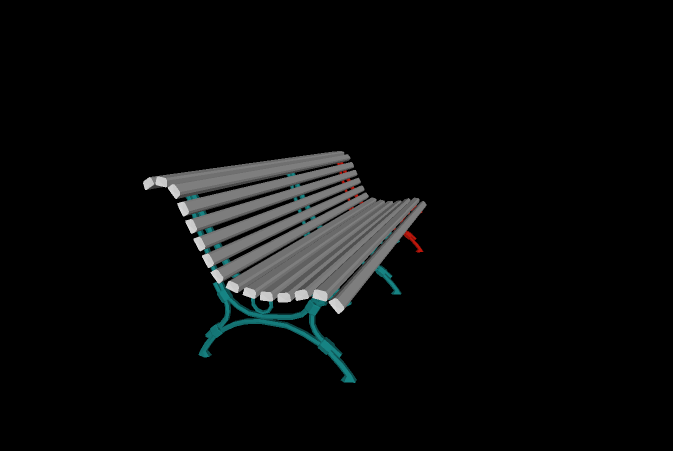
%> input picture Focus plane generation/Bench00.png, 1345 x 901 px (shown at 1/2 size)
$ octave ColorDC_edit2.m   (GNU Octave 9; MATLAB toolbox functions it lacks are replaced by stand-ins)
%> lines starting %> are read from the running program, lines starting %| are printed output that depends on the picture
### Focus plane generation/GenerateImgSeq.m
function Image_sequence=GenerateImgSeq(varargin)

[RGBImg,DepthImg,NumofBP,colorbit,Isize]=parseInputs(varargin{:});


[RGBImg_re,DepthImg_re]=ResizeImg(RGBImg,DepthImg,Isize);

RGB_BR=Color2Binary(RGBImg_re,colorbit);
DepthImg_norm=DepthMapNormlization(DepthImg_re);
NumofCP=NumofBP-colorbit+1;

DepthList=GenDepthList(NumofBP,NumofCP,colorbit);
Image_sequence=GenImgSeq(DepthImg_norm,DepthList,NumofBP,NumofCP,colorbit,RGB_BR,Isize);

%--------------------------------------------------------------------------
function [RGBImg,DepthImg,NumofBP,colorbit,Isize]=parseInputs(varargin)
parser = inputParser;
parser.addRequired('RGBImg',@CheckRGBImg);
parser.addRequired('DepthImg',@CheckDepthImg);
parser.addParameter('NumofBP',280);
parser.addParameter('colorbit',24);
parser.addParameter('Isize',[768,1024],@checkIsize);


parser.parse(varargin{:});
RGBImg=parser.Results.RGBImg;
DepthImg=parser.Results.DepthImg;
NumofBP=parser.Results.NumofBP;
colorbit=parser.Results.colorbit;
Isize=parser.Results.Isize;

%--------------------------------------------------------------------------
function tf=CheckRGBImg(RGBImg)
validateattributes(RGBImg,{'numeric'},{'3d'},mfilename,'RGBImg');
tf=true;

%--------------------------------------------------------------------------
function tf=CheckDepthImg(DepthImg)
validateattributes(DepthImg,{'numeric'},{'3d'},mfilename,'DepthImg');
tf=true;

%--------------------------------------------------------------------------
function tf=checkIsize(Isize)
validateattributes(Isize,{'numeric'},{'numel',2,'integer','positive'},mfilename,'Isize');
tf=true;

%--------------------------------------------------------------------------
function [RGBImg_out,DepthImg_out]=ResizeImg(RGBImg,DepthImg,Isize)

[m1,n1,q1]=size(RGBImg);
[m2,n2,q2]=size(DepthImg);

if (m1~=m2)||(n1~=n2)
    error(message('RGBImg and DepthImg not match'));
end

m=m1;
n=n1;

if (m~=Isize(1))||(n~=Isize(2))
    m_s=floor((m-Isize(1))/2)+1;
    n_s=floor((n-Isize(2))/2)+1;
    m_e=m_s+Isize(1)-1;
    n_e=n_s+Isize(2)-1;

    RGBImg_out=RGBImg(m_s:m_e,n_s:n_e,:);
    DepthImg_out=DepthImg(m_s:m_e,n_s:n_e,:);
end

%--------------------------------------------------------------------------
function RGB_BR=Color2Binary(RGBImg,colorbit)
RB=fliplr(double(de2bi(RGBImg(:,:,1),8)));
GB=fliplr(double(de2bi(RGBImg(:,:,2),8)));
BB=fliplr(double(de2bi(RGBImg(:,:,3),8)));
m=colorbit/3;
RGB_BR=[RB(:,1:m),GB(:,1:m),BB(:,1:m)];

%--------------------------------------------------------------------------
function DepthImg_norm=DepthMapNormlization(DepthImg)

DepthImg_norm=double(DepthImg(:,:,1))/255;

%--------------------------------------------------------------------------
function DepthList=GenDepthList(NumofBP,NumofCP,colorbit)

DepthPlane=linspace(0,1,NumofBP);
DepthList=zeros([1,NumofCP]);

for i=1:colorbit
    DepthList=DepthList+DepthPlane(i:end-colorbit+i);
end
DepthList=DepthList/colorbit;


%--------------------------------------------------------------------------
function Image_sequence=GenImgSeq(DepthImg_norm,DepthList,NumofBP,NumofCP,colorbit,RGB_BR,Isize)

ValidIndex=find(DepthImg_norm>0);
DepthSeparater=[0,(DepthList(1:end-1)+DepthList(2:end))/2,1];
Image_sequence=zeros([Isize NumofBP]);

for i=1:NumofCP
    index=find(DepthImg_norm>=DepthSeparater(i)&DepthImg_norm<DepthSeparater(i+1));
    index=intersect(index,ValidIndex);

    if~isempty(index)

        s=mod(i,colorbit);

            if s==0
                s=colorbit;
            end

        for j=1:numel(index)
            [a,b]=ind2sub(Isize, index(j));
            Image_sequence(a,b,i:(i+colorbit-1))=[RGB_BR(index(j),s:end),RGB_BR(index(j),1:s-1)];
        end

    end

end

### Focus plane generation/RGBbitExtract.m
function [RGBImg_Bit,RGBImg_re]= RGBbitExtract(varargin)

[RGBImg,colorbit,Isize]=parseInputs(varargin{:});

RGBImg_re=ResizeImg(RGBImg,Isize);


RB=fliplr(double(de2bi(RGBImg_re(:,:,1),8)));
GB=fliplr(double(de2bi(RGBImg_re(:,:,2),8)));
BB=fliplr(double(de2bi(RGBImg_re(:,:,3),8)));
m=colorbit/3;
RB_con=zeros(size(RB));
GB_con=zeros(size(GB));
BB_con=zeros(size(BB));
RB_con(:,1:m)=RB(:,1:m);
GB_con(:,1:m)=GB(:,1:m);
BB_con(:,1:m)=BB(:,1:m);

R_con=bi2de(fliplr(RB_con));
G_con=bi2de(fliplr(GB_con));
B_con=bi2de(fliplr(BB_con));

R=reshape(R_con,size(RGBImg_re,1),size(RGBImg_re,2));
G=reshape(G_con,size(RGBImg_re,1),size(RGBImg_re,2));
B=reshape(B_con,size(RGBImg_re,1),size(RGBImg_re,2));
RGBImg_Bit=uint8(cat(3,R,G,B));

%--------------------------------------------------------------------------
function [RGBImg,colorbit,Isize]=parseInputs(varargin)
parser = inputParser;
parser.addRequired('RGBImg',@CheckRGBImg);
parser.addParameter('colorbit',24);
parser.addParameter('Isize',[768,1024],@checkIsize);


parser.parse(varargin{:});
RGBImg=parser.Results.RGBImg;
colorbit=parser.Results.colorbit;
Isize=parser.Results.Isize;


%--------------------------------------------------------------------------
function tf=CheckRGBImg(RGBImg)
validateattributes(RGBImg,{'numeric'},{'3d'},mfilename,'RGBImg');
tf=true;

%--------------------------------------------------------------------------
function tf=checkIsize(Isize)
validateattributes(Isize,{'numeric'},{'numel',2,'integer','positive'},mfilename,'Isize');
tf=true;

%--------------------------------------------------------------------------
function RGBImg_out=ResizeImg(RGBImg,Isize)

[m,n,q]=size(RGBImg);


if (m~=Isize(1))||(n~=Isize(2))
    m_s=floor((m-Isize(1))/2)+1;
    n_s=floor((n-Isize(2))/2)+1;
    m_e=m_s+Isize(1)-1;
    n_e=n_s+Isize(2)-1;

    RGBImg_out=RGBImg(m_s:m_e,n_s:n_e,:);
end

### Focus plane generation/ColorDC_edit2.m
clear all;
warning off;

RGBImg=imread('Bench00.png');
%> RGBImg is the input picture: size 901x1345x3 uint8; mean R, G, B 9.6, 10.6, 10.6
DepthImg=imread('Bench_depthmap00.png');
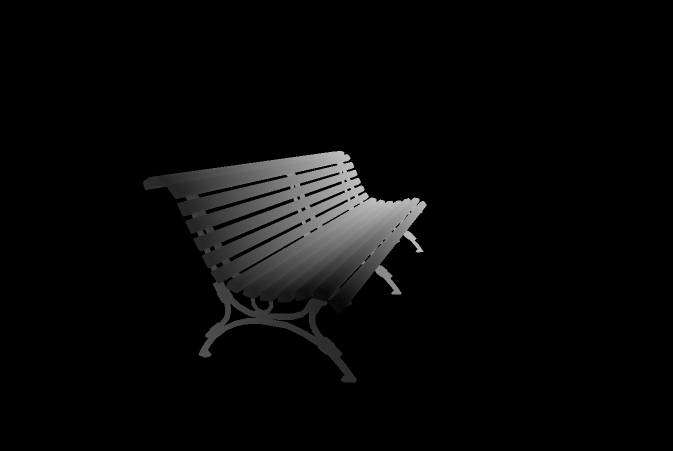
%> input picture Focus plane generation/Bench_depthmap00.png, 1345 x 901 px (shown at 1/2 size)
%> DepthImg is the input picture: size 901x1345x3 uint8; min 0, max 191, mean 8.3
load('FocusDepth.mat');
figure;
imshow(RGBImg,[]);

figure;
imshow(DepthImg,[]);
%%
NumofBP=280;
colorbit=9;


%%

Image_sequence=GenerateImgSeq(RGBImg,DepthImg,'NumofBP',NumofBP,'colorbit',colorbit);
%> in GenerateImgSeq, `[RGBImg,DepthImg,NumofBP,colorbit,Isize]=parseInputs(varargin{:});`: NumofBP = 280; colorbit = 9; Isize = [768 1024]
%> in ResizeImg, `m_s=floor((m-Isize(1))/2)+1;`: m_s = 67
%> in ResizeImg, `n_s=floor((n-Isize(2))/2)+1;`: n_s = 161
%> in ResizeImg, `m_e=m_s+Isize(1)-1;`: m_e = 834
%> in ResizeImg, `n_e=n_s+Isize(2)-1;`: n_e = 1184
%> in ResizeImg, `RGBImg_out=RGBImg(m_s:m_e,n_s:n_e,:);`:
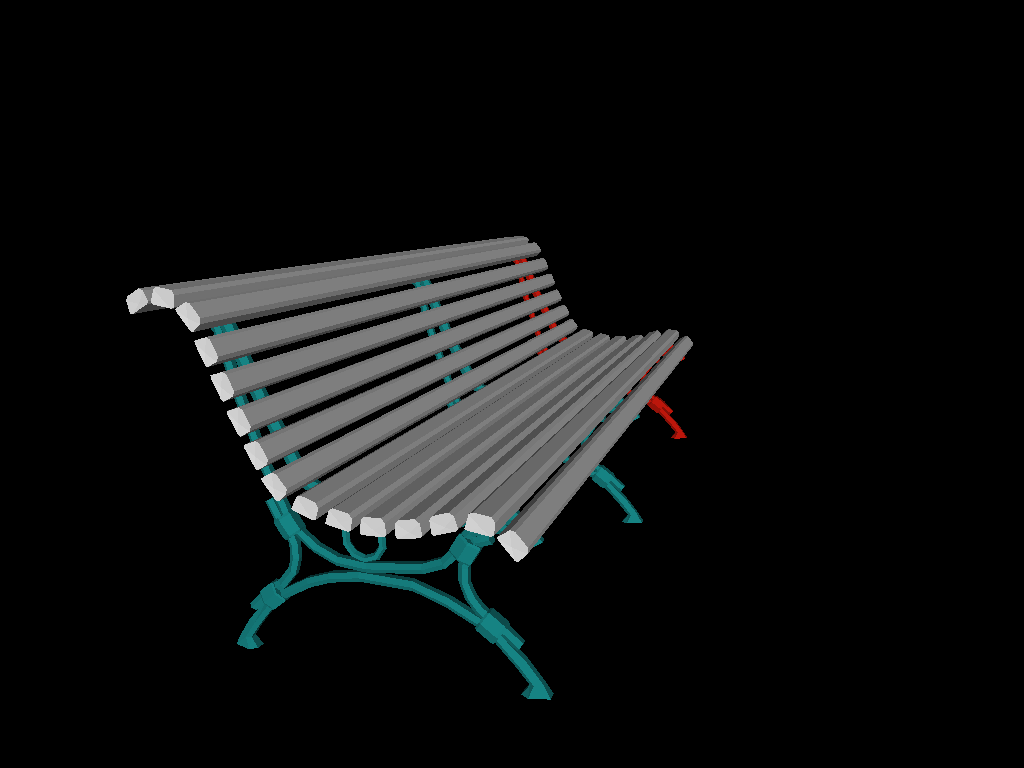
%> RGBImg_out: size 768x1024x3 uint8; mean R, G, B 14.8, 16.3, 16.3
%> in ResizeImg, `DepthImg_out=DepthImg(m_s:m_e,n_s:n_e,:);`:
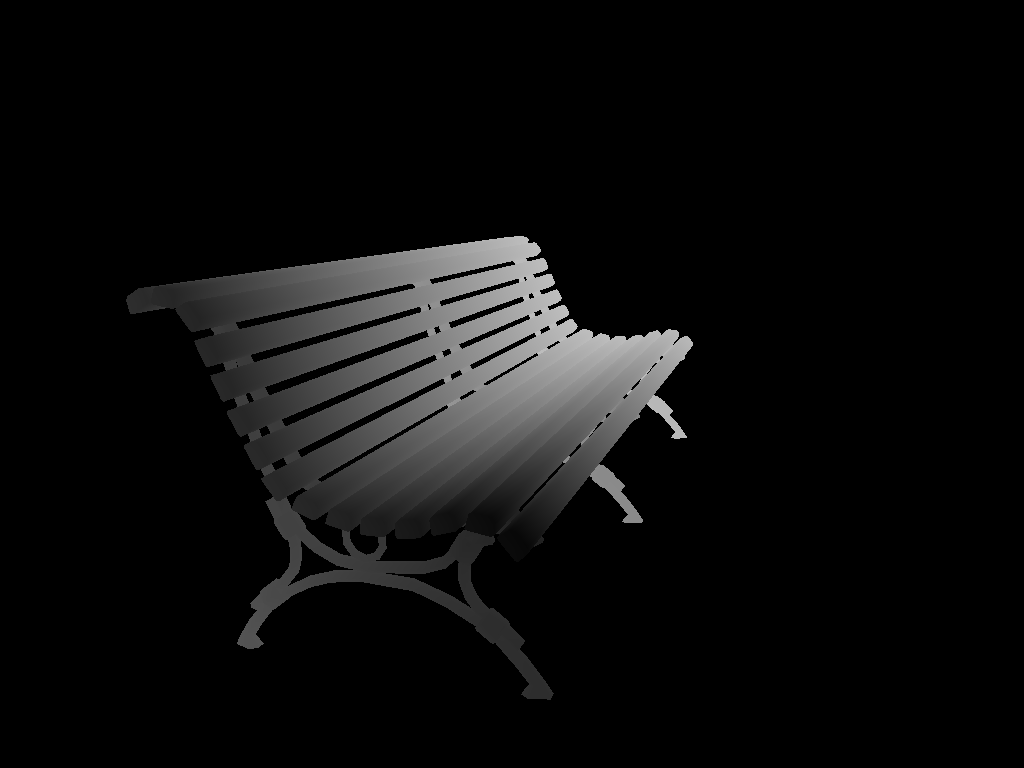
%> DepthImg_out: size 768x1024x3 uint8; min 0, max 191, mean 12.8
%> in Color2Binary, `m=colorbit/3;`: m = 3
%> in GenerateImgSeq, `NumofCP=NumofBP-colorbit+1;`: NumofCP = 272
%> in GenDepthList, `DepthPlane=linspace(0,1,NumofBP);`: DepthPlane = 280 values from 0 to 1
%> the loop in GenDepthList, `for i=1:colorbit` made 9 passes
%> after the loop in GenDepthList, `for i=1:colorbit`: DepthList = 272 values from 0.129 to 8.87
%> in GenDepthList, `DepthList=DepthList/colorbit;`: DepthList = 272 values from 0.0143 to 0.986
%> in GenImgSeq, `ValidIndex=find(DepthImg_norm>0);`: ValidIndex = 109815 values from 97068 to 531802
%> in GenImgSeq, `DepthSeparater=[0,(DepthList(1:end-1)+DepthList(2:end))/2,1];`: DepthSeparater = 273 values from 0 to 1
%> the loop in GenImgSeq, `for i=1:NumofCP` made 272 passes
%> after the loop in GenImgSeq, `for i=1:NumofCP`: a = 325; b = 577; s = 8

figure;
imshow(mean(Image_sequence,3),[]);
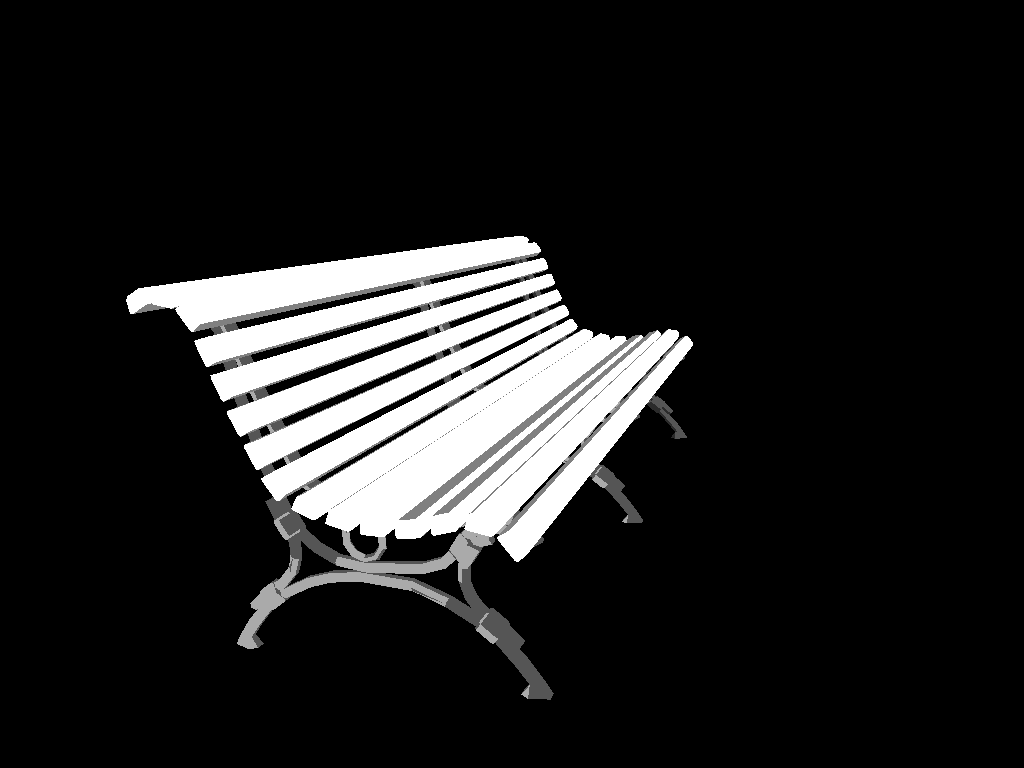
%> displayed picture: size 768x1024, on the screen's scale of 0 to 255; min 0, max 255, mean 31.3

%% test results


[RGBImg_bit,RGBImg_re]=RGBbitExtract(RGBImg,'colorbit',colorbit);
%> in RGBbitExtract, `m=colorbit/3;`: m = 3
%> in RGBbitExtract, `RGBImg_Bit=uint8(cat(3,R,G,B));`:
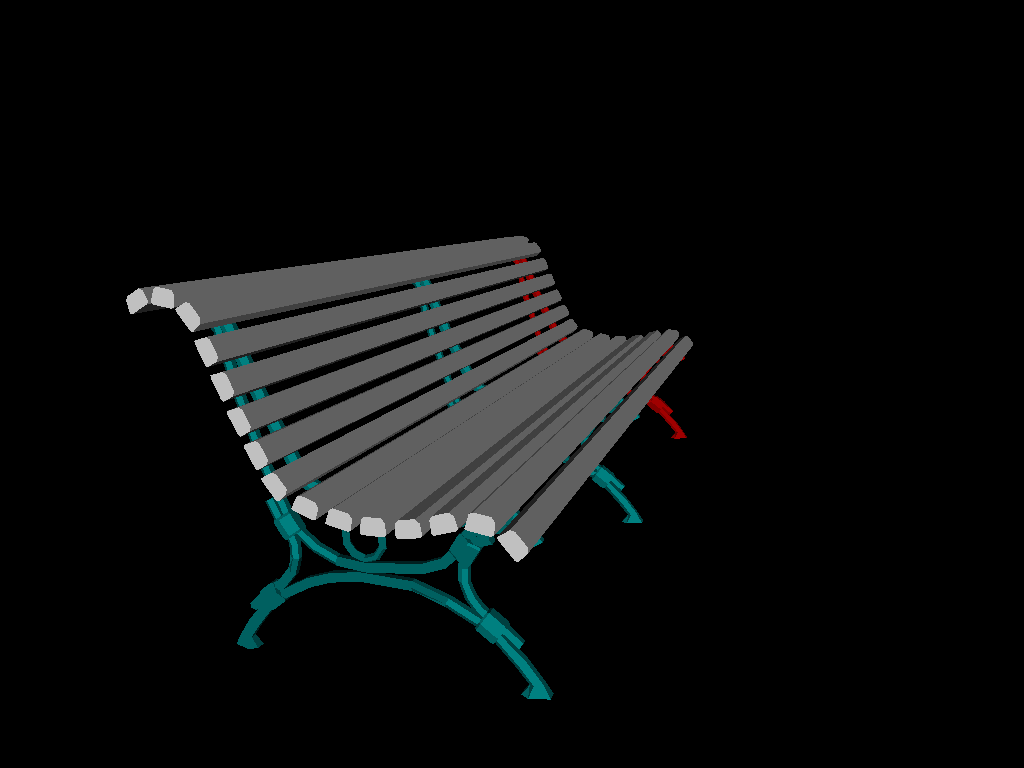
%> RGBImg_Bit: size 768x1024x3 uint8; mean R, G, B 11.9, 13.6, 13.6

subplot(3,1,1);
imshow(RGBImg_bit,[]);
title(['First ',num2str(colorbit/3),' bit RGB Img']);

subplot(3,1,2);
imshow(RGBImg_re,[]);
title(['Original RGB Img']);

subplot(3,1,3);
imshow(RGBImg_re-RGBImg_bit,[]);
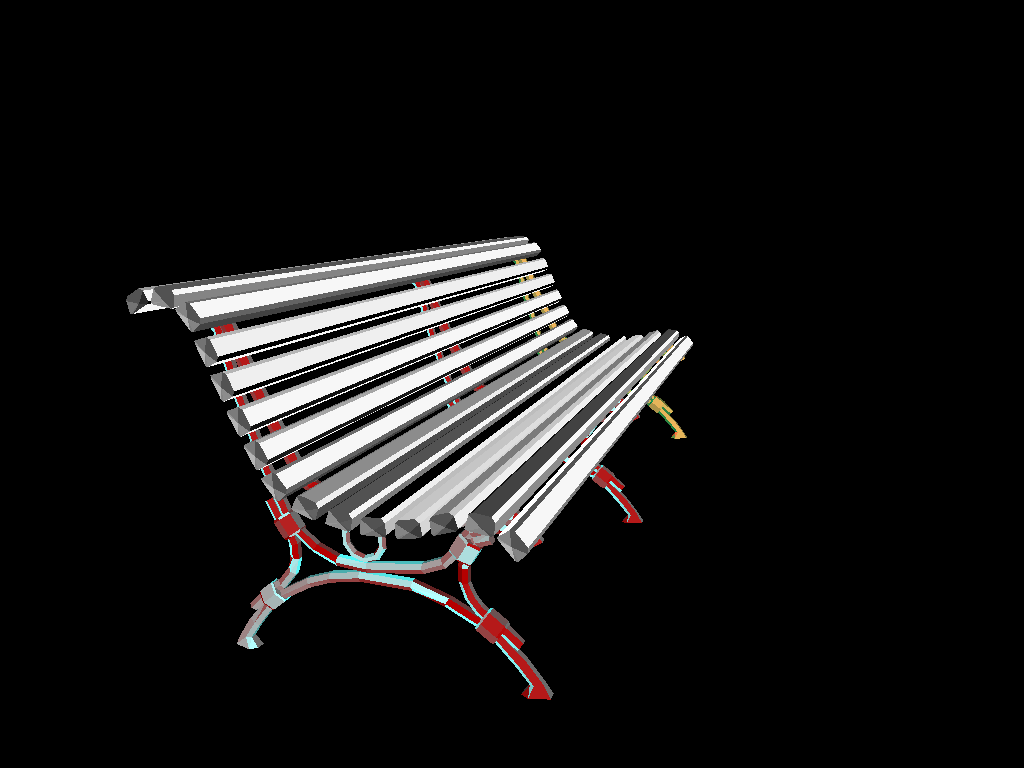
%> displayed picture: size 768x1024x3, on the screen's scale of 0 to 255; mean R, G, B 23.2, 22.4, 22.3
title(['Difference']);


%%
lookuptable=2.^(7:-1:0);


%> (the run ends here)
